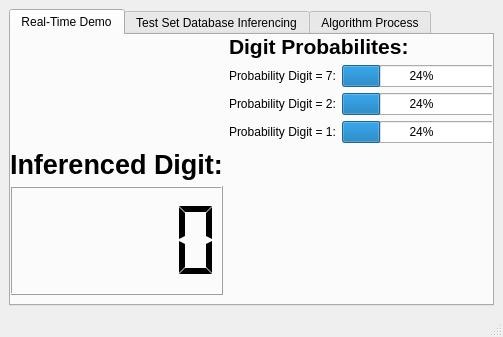
<?xml version="1.0" encoding="UTF-8"?>
<ui version="4.0">
 <class>MainWindow</class>
 <widget class="QMainWindow" name="MainWindow">
  <property name="geometry">
   <rect>
    <x>0</x>
    <y>0</y>
    <width>503</width>
    <height>337</height>
   </rect>
  </property>
  <property name="sizePolicy">
   <sizepolicy hsizetype="Preferred" vsizetype="Preferred">
    <horstretch>0</horstretch>
    <verstretch>0</verstretch>
   </sizepolicy>
  </property>
  <property name="windowTitle">
   <string>MainWindow</string>
  </property>
  <widget class="QWidget" name="centralwidget">
   <layout class="QHBoxLayout" name="horizontalLayout">
    <item>
     <widget class="QTabWidget" name="tabWidget">
      <property name="tabShape">
       <enum>QTabWidget::Rounded</enum>
      </property>
      <property name="currentIndex">
       <number>0</number>
      </property>
      <property name="iconSize">
       <size>
        <width>20</width>
        <height>20</height>
       </size>
      </property>
      <widget class="QWidget" name="tab">
       <attribute name="title">
        <string>Real-Time Demo</string>
       </attribute>
       <widget class="QWidget" name="horizontalLayoutWidget">
        <property name="geometry">
         <rect>
          <x>-1</x>
          <y>-1</y>
          <width>491</width>
          <height>261</height>
         </rect>
        </property>
        <layout class="QHBoxLayout" name="horizontalLayout_2">
         <property name="sizeConstraint">
          <enum>QLayout::SetMinimumSize</enum>
         </property>
         <item>
          <layout class="QVBoxLayout" name="verticalLayout">
           <property name="sizeConstraint">
            <enum>QLayout::SetMinimumSize</enum>
           </property>
           <item>
            <widget class="QLabel" name="label_pic">
             <property name="text">
              <string/>
             </property>
            </widget>
           </item>
           <item>
            <widget class="QLabel" name="label_2">
             <property name="sizePolicy">
              <sizepolicy hsizetype="Preferred" vsizetype="Maximum">
               <horstretch>0</horstretch>
               <verstretch>0</verstretch>
              </sizepolicy>
             </property>
             <property name="text">
              <string>&lt;html&gt;&lt;head/&gt;&lt;body&gt;&lt;p&gt;&lt;span style=&quot; font-size:20pt; font-weight:700;&quot;&gt;Inferenced Digit:&lt;/span&gt;&lt;/p&gt;&lt;/body&gt;&lt;/html&gt;</string>
             </property>
            </widget>
           </item>
           <item>
            <widget class="QLCDNumber" name="lcdNumber">
             <property name="sizePolicy">
              <sizepolicy hsizetype="Minimum" vsizetype="Minimum">
               <horstretch>0</horstretch>
               <verstretch>0</verstretch>
              </sizepolicy>
             </property>
             <property name="segmentStyle">
              <enum>QLCDNumber::Flat</enum>
             </property>
            </widget>
           </item>
          </layout>
         </item>
         <item>
          <layout class="QFormLayout" name="formLayout">
           <property name="sizeConstraint">
            <enum>QLayout::SetMinimumSize</enum>
           </property>
           <item row="0" column="0" colspan="2">
            <widget class="QLabel" name="label">
             <property name="text">
              <string>&lt;html&gt;&lt;head/&gt;&lt;body&gt;&lt;p&gt;&lt;span style=&quot; font-size:16pt; font-weight:700;&quot;&gt;Digit Probabilites:&lt;/span&gt;&lt;/p&gt;&lt;/body&gt;&lt;/html&gt;</string>
             </property>
            </widget>
           </item>
           <item row="1" column="0">
            <widget class="QLabel" name="label_3">
             <property name="text">
              <string>Probability Digit = 7:</string>
             </property>
            </widget>
           </item>
           <item row="1" column="1">
            <widget class="QProgressBar" name="progressBar">
             <property name="value">
              <number>24</number>
             </property>
            </widget>
           </item>
           <item row="2" column="1">
            <widget class="QProgressBar" name="progressBar_2">
             <property name="value">
              <number>24</number>
             </property>
            </widget>
           </item>
           <item row="2" column="0">
            <widget class="QLabel" name="label_4">
             <property name="text">
              <string>Probability Digit = 2:</string>
             </property>
            </widget>
           </item>
           <item row="3" column="1">
            <widget class="QProgressBar" name="progressBar_3">
             <property name="value">
              <number>24</number>
             </property>
            </widget>
           </item>
           <item row="3" column="0">
            <widget class="QLabel" name="label_5">
             <property name="text">
              <string>Probability Digit = 1:</string>
             </property>
            </widget>
           </item>
          </layout>
         </item>
        </layout>
       </widget>
      </widget>
      <widget class="QWidget" name="tab_2">
       <attribute name="title">
        <string>Test Set Database Inferencing</string>
       </attribute>
       <widget class="QWidget" name="verticalLayoutWidget">
        <property name="geometry">
         <rect>
          <x>-1</x>
          <y>-1</y>
          <width>491</width>
          <height>261</height>
         </rect>
        </property>
        <layout class="QVBoxLayout" name="verticalLayout_2">
         <property name="sizeConstraint">
          <enum>QLayout::SetMinimumSize</enum>
         </property>
         <item>
          <layout class="QHBoxLayout" name="horizontalLayout_3">
           <item>
            <widget class="QLabel" name="label_6">
             <property name="text">
              <string>&lt;html&gt;&lt;head/&gt;&lt;body&gt;&lt;p&gt;&lt;span style=&quot; font-size:16pt; font-weight:700; color:#55aa00;&quot;&gt;Overall Accuracy:&lt;/span&gt;&lt;/p&gt;&lt;/body&gt;&lt;/html&gt;</string>
             </property>
            </widget>
           </item>
           <item>
            <widget class="QLCDNumber" name="lcdNumber_2"/>
           </item>
          </layout>
         </item>
         <item>
          <widget class="QLabel" name="label_8">
           <property name="sizePolicy">
            <sizepolicy hsizetype="Preferred" vsizetype="Maximum">
             <horstretch>0</horstretch>
             <verstretch>0</verstretch>
            </sizepolicy>
           </property>
           <property name="text">
            <string>&lt;html&gt;&lt;head/&gt;&lt;body&gt;&lt;p&gt;&lt;span style=&quot; font-size:12pt; font-weight:700; color:#55aa00;&quot;&gt;Digit Accuracies:&lt;/span&gt;&lt;/p&gt;&lt;/body&gt;&lt;/html&gt;</string>
           </property>
          </widget>
         </item>
         <item>
          <layout class="QFormLayout" name="formLayout_2">
           <item row="0" column="0">
            <widget class="QLabel" name="label_9">
             <property name="text">
              <string>1:</string>
             </property>
            </widget>
           </item>
           <item row="0" column="1">
            <widget class="QLCDNumber" name="lcdNumber_3">
             <property name="frameShadow">
              <enum>QFrame::Raised</enum>
             </property>
             <property name="smallDecimalPoint">
              <bool>false</bool>
             </property>
             <property name="segmentStyle">
              <enum>QLCDNumber::Flat</enum>
             </property>
            </widget>
           </item>
           <item row="1" column="1">
            <widget class="QLCDNumber" name="lcdNumber_4">
             <property name="segmentStyle">
              <enum>QLCDNumber::Flat</enum>
             </property>
            </widget>
           </item>
           <item row="1" column="0">
            <widget class="QLabel" name="label_10">
             <property name="text">
              <string>2:</string>
             </property>
            </widget>
           </item>
           <item row="3" column="1">
            <widget class="QLCDNumber" name="lcdNumber_5">
             <property name="segmentStyle">
              <enum>QLCDNumber::Flat</enum>
             </property>
            </widget>
           </item>
           <item row="3" column="0">
            <widget class="QLabel" name="label_11">
             <property name="text">
              <string>4:</string>
             </property>
            </widget>
           </item>
           <item row="2" column="1">
            <widget class="QLCDNumber" name="lcdNumber_6">
             <property name="segmentStyle">
              <enum>QLCDNumber::Flat</enum>
             </property>
            </widget>
           </item>
           <item row="2" column="0">
            <widget class="QLabel" name="label_12">
             <property name="text">
              <string>3:</string>
             </property>
            </widget>
           </item>
          </layout>
         </item>
        </layout>
       </widget>
      </widget>
      <widget class="QWidget" name="tab_3">
       <attribute name="title">
        <string>Algorithm Process</string>
       </attribute>
       <widget class="QWidget" name="verticalLayoutWidget_2">
        <property name="geometry">
         <rect>
          <x>-1</x>
          <y>-1</y>
          <width>491</width>
          <height>261</height>
         </rect>
        </property>
        <layout class="QVBoxLayout" name="verticalLayout_3">
         <property name="sizeConstraint">
          <enum>QLayout::SetMinimumSize</enum>
         </property>
         <item>
          <widget class="QLabel" name="label_7">
           <property name="sizePolicy">
            <sizepolicy hsizetype="Preferred" vsizetype="Maximum">
             <horstretch>0</horstretch>
             <verstretch>0</verstretch>
            </sizepolicy>
           </property>
           <property name="text">
            <string>&lt;html&gt;&lt;head/&gt;&lt;body&gt;&lt;p&gt;&lt;span style=&quot; font-size:12pt; font-weight:700;&quot;&gt;Machine Learning Algorithm Process:&lt;/span&gt;&lt;/p&gt;&lt;/body&gt;&lt;/html&gt;</string>
           </property>
          </widget>
         </item>
         <item>
          <widget class="QLabel" name="label_pic2">
           <property name="text">
            <string/>
           </property>
          </widget>
         </item>
         <item>
          <widget class="QLabel" name="label_13">
           <property name="sizePolicy">
            <sizepolicy hsizetype="Preferred" vsizetype="Maximum">
             <horstretch>0</horstretch>
             <verstretch>0</verstretch>
            </sizepolicy>
           </property>
           <property name="text">
            <string>Computer Vision algorithms will then modify the image...</string>
           </property>
          </widget>
         </item>
         <item>
          <widget class="QLabel" name="label_pic3">
           <property name="text">
            <string/>
           </property>
          </widget>
         </item>
        </layout>
       </widget>
      </widget>
     </widget>
    </item>
   </layout>
  </widget>
  <widget class="QMenuBar" name="menubar">
   <property name="geometry">
    <rect>
     <x>0</x>
     <y>0</y>
     <width>503</width>
     <height>17</height>
    </rect>
   </property>
  </widget>
  <widget class="QStatusBar" name="statusbar"/>
 </widget>
 <resources/>
 <connections/>
</ui>
